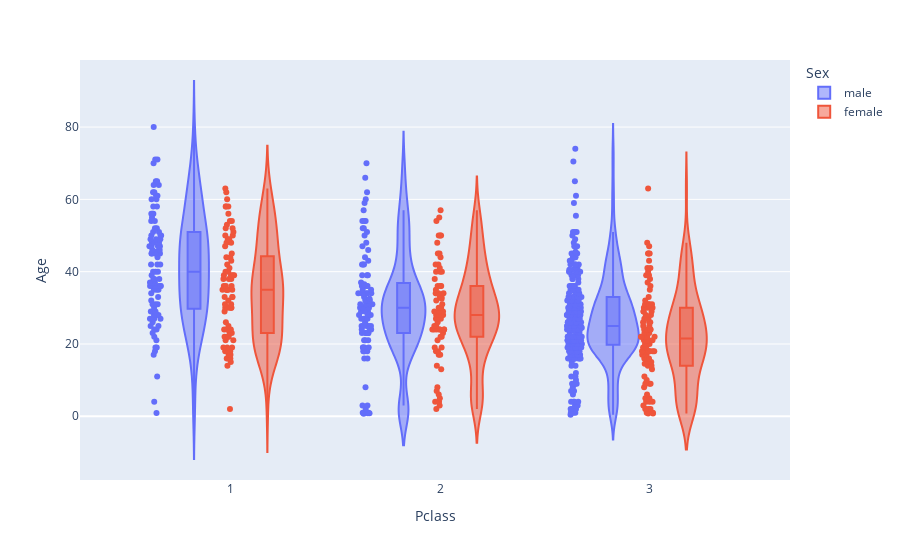

The code cell stored with this chart in its notebook:
### Code cell
# Create violin plot of passenger age and fare by passenger class
fig = px.violin(titanic_df, x='Pclass', y='Age', color='Sex', box=True, points='all')

# Show the plot
fig.show()

### Figure 1 — Plotly figure (JSON) as saved in the notebook; plotly's stock layout.template omitted (floating-point values rounded to 4 significant figures; data arrays with more than 128 entries replaced by an {"elided": "..."} marker saying what was removed)
{"data": [{"alignmentgroup": "True", "box": {"visible": true}, "hovertemplate": "Sex=male<br>Pclass=%{x}<br>Age=%{y}<extra></extra>", "legendgroup": "male", "marker": {"color": "#636efa"}, "name": "male", "offsetgroup": "male", "orientation": "v", "points": "all", "scalegroup": "True", "showlegend": true, "type": "violin", "x": {"elided": "577 int values"}, "x0": " ", "xaxis": "x", "y": {"elided": "577 float values"}, "y0": " ", "yaxis": "y"}, {"alignmentgroup": "True", "box": {"visible": true}, "hovertemplate": "Sex=female<br>Pclass=%{x}<br>Age=%{y}<extra></extra>", "legendgroup": "female", "marker": {"color": "#EF553B"}, "name": "female", "offsetgroup": "female", "orientation": "v", "points": "all", "scalegroup": "True", "showlegend": true, "type": "violin", "x": {"elided": "314 int values"}, "x0": " ", "xaxis": "x", "y": {"elided": "314 float values"}, "y0": " ", "yaxis": "y"}], "layout": {"legend": {"title": {"text": "Sex"}, "tracegroupgap": 0}, "margin": {"t": 60}, "violinmode": "group", "xaxis": {"anchor": "y", "domain": [0, 1], "title": {"text": "Pclass"}}, "yaxis": {"anchor": "x", "domain": [0, 1], "title": {"text": "Age"}}}}
